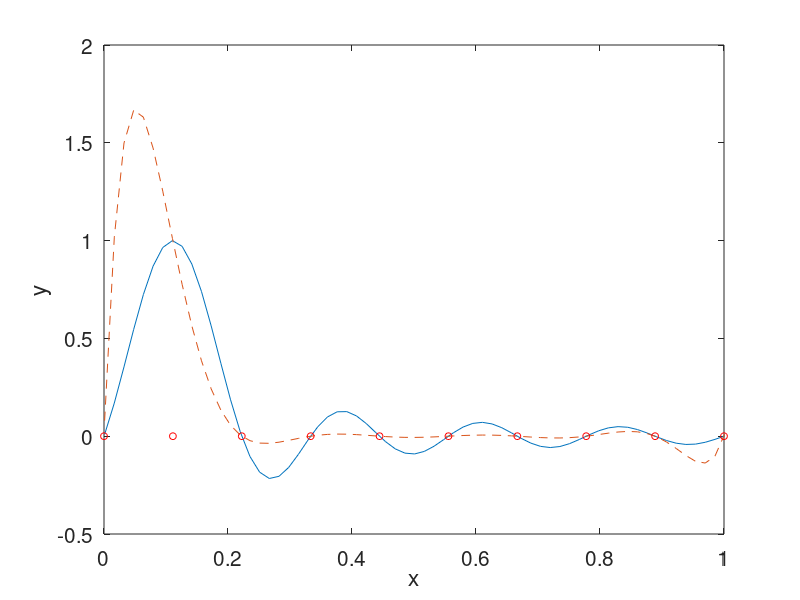

MATLAB code for this plot:
%---
% graph sonc
%---

close all
clear all

%---
N=9;
Nplt=64;
%---

x(1)=0.0;
x(N+1)=1.0;

L=x(N+1)-x(1);
h=L/N;

for i=1:N+1
 x(i) = x(1)+h*(i-1.0);
 ynull(i) = 0;
end

step=L/Nplt;

%---
% plot
%---

i=3;
i=2;

for k=1:Nplt+1
 xint=x(1)+step*(k-1.0)+0.001;
 w = xint-x(i);
 fsinc(k) = sin(pi*w/h)/(N*sin(pi*w/L));
 fsonc(k) = sin(pi*w/h)/(pi*w/h);
 lagr(k) = 1.0;
 for j=1:N+1
  if(j~=i)
   lagr(k)=lagr(k)*(xint-x(j))/(x(i)-x(j));
  end
 end
 xplot(k)=xint;
end

hold on
%plot(xplot,fsinc)
plot(xplot,fsonc)
plot(xplot,lagr,'--')
plot(x,ynull,'o','markersize',5,'color','red')
xlabel('x','fontsize',15)
ylabel('y','fontsize',15)
axis([0 1 -0.5 2.0])
set(gca,'fontsize',15)
box
